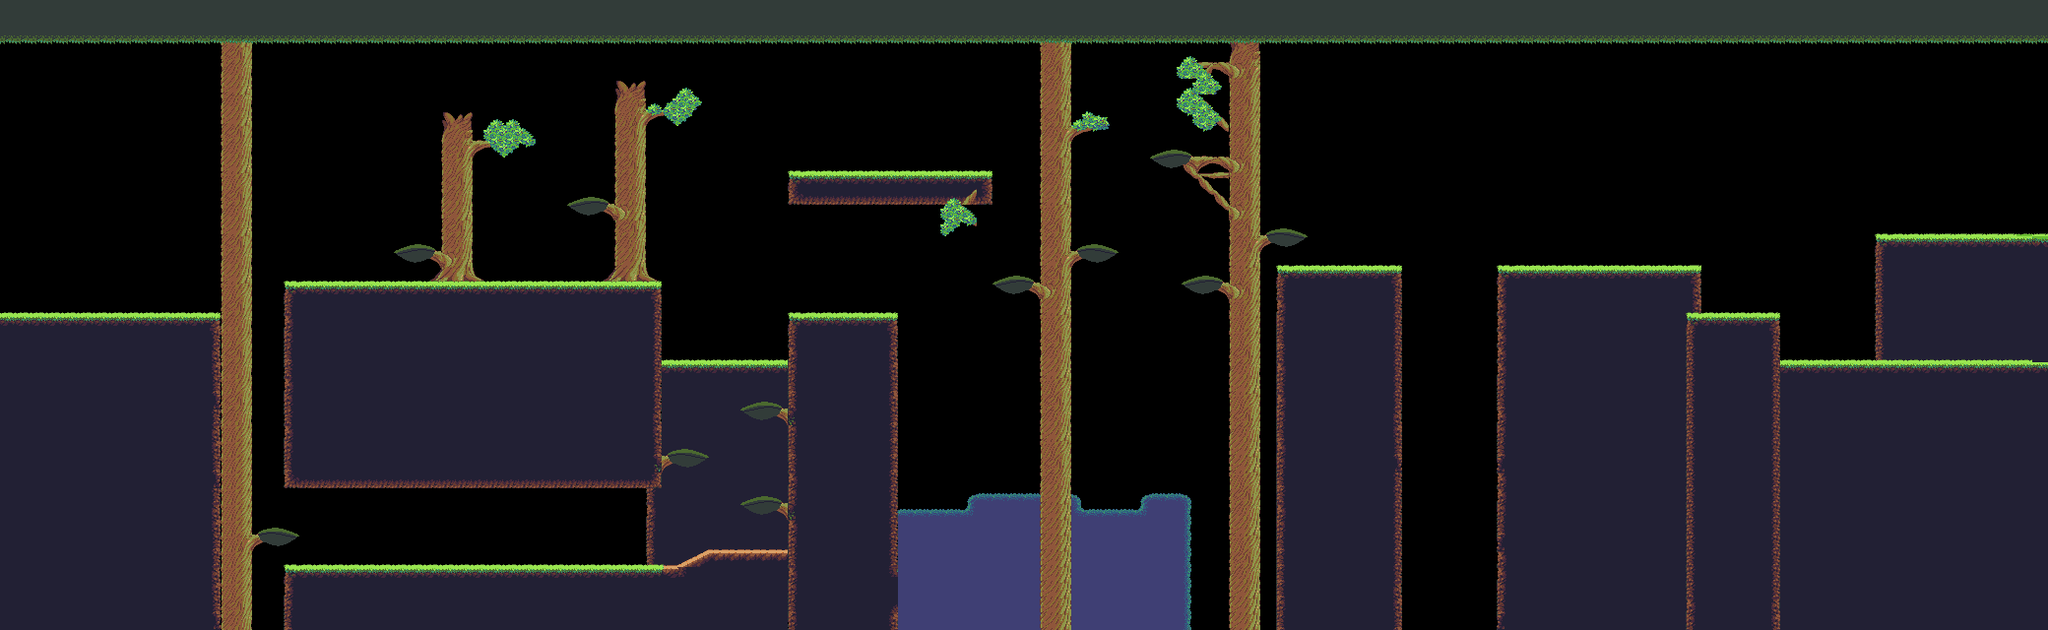

This is a level from a 2D game, rendered from its Tiled map with the project's own tilesets. A one-line summary and the map file follow, with tile-layer data summarised:
An orthogonal 130x40 tile map with 16x16 px tiles, 4 tile layers (Tile Layer 4, Tile Layer 3, Tile Layer 2, Tile Layer 1) and 48 objects (13x plat, 11x coin, 4x vine, 2x block, slope, ...).

<map version="1.0" orientation="orthogonal" renderorder="right-down" width="130" height="40" tilewidth="16" tileheight="16" nextobjectid="216">
 <tileset firstgid="1" name="Jungle_terrainwater" tilewidth="16" tileheight="16" spacing="2" margin="1" tilecount="420">
  <image source="tilesets/Jungle_terrainwater.png" width="504" height="270" />
 </tileset>
 <layer name="Tile Layer 4" width="130" height="40">
  <data>[5200 cells, 1642 non-empty, 73 distinct tile ids]</data>
 </layer>
 <layer name="Tile Layer 3" width="130" height="40">
  <data>[5200 cells, 1286 non-empty, 72 distinct tile ids]</data>
 </layer>
 <layer name="Tile Layer 2" width="130" height="40">
  <data>[5200 cells, 67 non-empty, 16 distinct tile ids]</data>
 </layer>
 <layer name="Tile Layer 1" width="130" height="40">
  <data>[5200 cells, 417 non-empty, 18 distinct tile ids]</data>
 </layer>
 <objectgroup name="Collisions">
  <object id="134" x="0" y="320" width="224" height="320" />
  <object id="135" x="288" y="288" width="384" height="208" />
  <object id="136" x="288" y="576" width="512" height="64" />
  <object id="137" x="716.5" y="-19" width="80" height="16" />
  <object id="138" name="slope" x="688" y="576">
   <polyline points="0,0 32,-16" />
  </object>
  <object id="139" name="plat" x="672" y="464">
   <polyline points="0,0 48,0" />
  </object>
  <object id="140" name="plat" x="752" y="416">
   <polyline points="0,0 48,0" />
  </object>
  <object id="141" name="plat" x="752" y="512">
   <polyline points="0,0 48,0" />
  </object>
  <object id="144" name="plat" x="576" y="208">
   <polyline points="0,0 48,0" />
  </object>
  <object id="145" x="800" y="320" width="112" height="320" />
  <object id="146" x="803" y="-35" width="208" height="32" />
  <object id="148" name="plat" x="259" y="544">
   <polyline points="0,0 45,0" />
  </object>
  <object id="149" name="plat" x="400" y="256">
   <polyline points="0,0 48,0" />
  </object>
  <object id="150" name="plat" x="672" y="368">
   <polyline points="0,0 128,0" />
  </object>
  <object id="152" x="720" y="560" width="80" height="16" />
  <object id="154" x="800" y="176" width="208" height="32" />
  <object id="170" name="plat" x="1168" y="160">
   <polyline points="0,0 42.3333,0" />
  </object>
  <object id="173" x="1296" y="272" width="128" height="368" />
  <object id="179" x="-80" y="-96" width="80" height="720" />
  <object id="182" x="1520" y="272" width="208" height="368" />
  <object id="183" x="1728" y="320" width="80" height="336" />
  <object id="192" x="2080" y="256" width="352" height="608" />
  <object id="193" x="1808" y="368" width="320" height="288" />
  <object id="196" name="plat" x="1009" y="288">
   <polyline points="0,0 48,0" />
  </object>
  <object id="197" name="plat" x="1079" y="256">
   <polyline points="0,0 48,0" />
  </object>
  <object id="198" name="plat" x="1201" y="289">
   <polyline points="0,0 48,0" />
  </object>
  <object id="199" name="plat" x="1275" y="240">
   <polyline points="0,0 48,0" />
  </object>
  <object id="204" name="plat" x="1904" y="240">
   <polyline points="0,0 176,0" />
  </object>
 </objectgroup>
 <objectgroup name="Entities">
  <object id="133" name="vine" x="534" y="139">
   <polyline points="0,0 0,65" />
  </object>
  <object id="153" name="vine" x="701" y="102">
   <polyline points="0,0 -1,76.5" />
  </object>
  <object id="168" name="vine" x="1107" y="120">
   <polyline points="0,0 0,60" />
  </object>
  <object id="181" name="block" x="1360" y="192" width="48" height="48" />
  <object id="189" name="block" x="1773" y="266" width="54" height="48" />
  <object id="195" name="vine" x="969" y="219">
   <polyline points="0,0 0,93" />
  </object>
  <object id="200" name="hint Hold space to grab onto a vine. " x="384" y="90" width="76" height="196" />
  <object id="201" name="hint Use A/D to swing. " x="481" y="128" width="104" height="79" />
  <object id="203" name="hint I think you can move that rock. " x="1273" y="160" width="156" height="111" />
  <object id="205" name="coin" x="198" y="298" />
  <object id="206" name="coin" x="284" y="521" />
  <object id="207" name="coin" x="771" y="497" />
  <object id="208" name="coin" x="692" y="451" />
  <object id="209" name="coin" x="766" y="403" />
  <object id="210" name="coin" x="422" y="242" />
  <object id="211" name="coin" x="589" y="177" />
  <object id="212" name="coin" x="776" y="145" />
  <object id="213" name="coin" x="1107" y="234" />
  <object id="214" name="coin" x="1385" y="131" />
  <object id="215" name="coin" x="2039" y="340" />
 </objectgroup>
</map>
